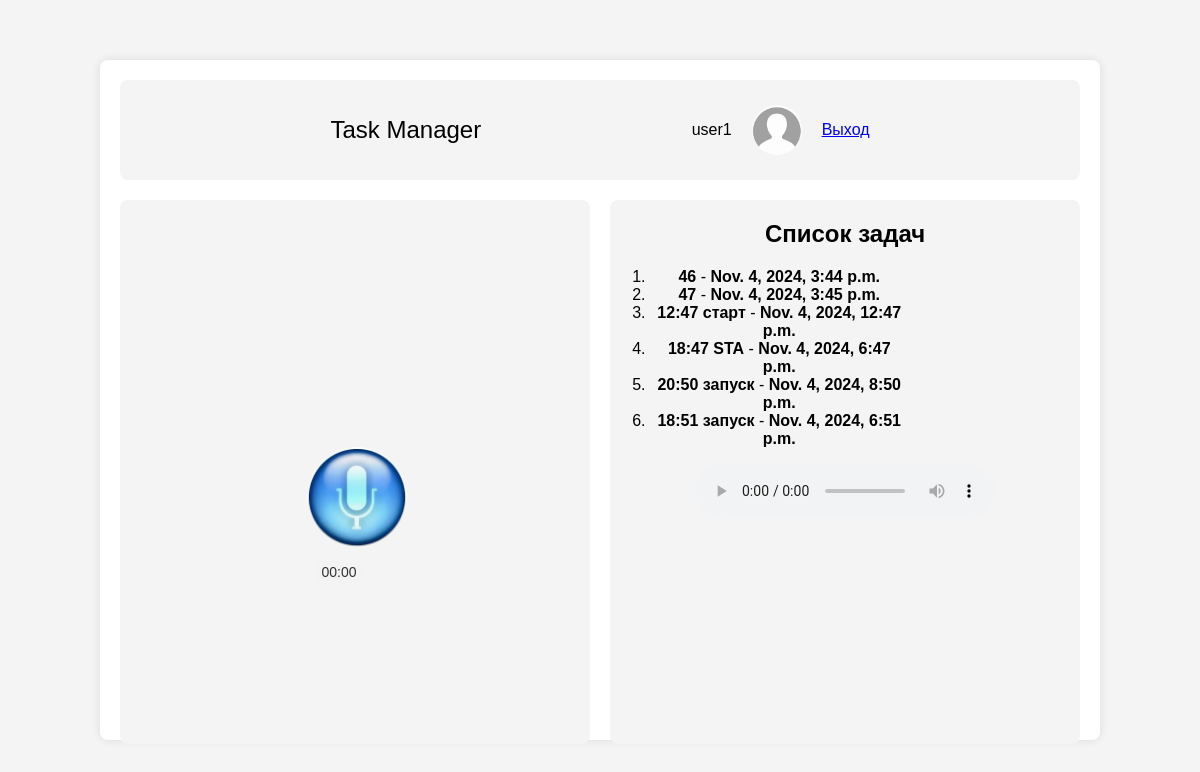
The page /home/2/ (signed in) on the database its author committed.
### app/models.py (models this page shows, shortened)
class MyUser(AbstractUser):
    email = models.EmailField(unique=True, verbose_name="Адрес электронной почты")
    username = models.CharField(max_length=10, verbose_name="Имя")
    REQUIRED_FIELDS = ['username']  # Добавьте обязательные поля
    USERNAME_FIELD = 'email'  # Укажите поле для аутентификации

### text_processing/models.py (models this page shows, shortened)
class Transcription(models.Model):
    text = models.TextField()
    created_at = models.DateTimeField(auto_now_add=True)
    completed_at = models.DateTimeField(null=True, blank=True)
    record = models.ForeignKey(VoiceRecording, related_name='transcriptions', on_delete=models.CASCADE, null=True, blank=True)
    user = models.ForeignKey(MyUser,  on_delete=models.CASCADE)

### app/views.py (the view)
# urls.py: path('home/<int:user_id>/', views.home, name='home'),
@login_required
def home(request, user_id):
    try:
        user = get_object_or_404(MyUser, id=user_id)
        tasks = Transcription.objects.filter(user=user)
        for task in tasks:
            if task.record and task.record.user != user:
                logger.warning(f"User {request.user.id} tried to access task {task.id} of user {user_id}")
                raise Http404(_("You do not have permission to view this task."))
        return render(request, 'home.html', {'user': user, 'tasks': tasks})
    except Http404 as e:
        logger.error(f"Http404 error: {e}")
        raise
    except Exception as e:
        logger.error(f"An error occurred: {e}")
        raise Http404(_("An error occurred while processing your request."))

### templates/home.html (shortened to what this page needs)
{% load static %}
<!DOCTYPE html>
<html lang="en">
<head>
    <link rel="stylesheet" type="text/css" href="{% static 'style.css' %}">
</head>
<body>
<div class="home-container">
    <div class="container-app">
        <span class="title-home">Task Manager</span>
        <div class="header">
            <span>{{ user.username}}</span>
            <div class="user"><img src="{% static 'user.webp' %}" class="user-img"></div>
            <a href="{% url 'logout' %}">Выход</a>
        </div>
    </div>
    <div class="widows">
        <div class="widowsL">
            <button class="mic-btn" id="record-btn">
                <img src="{% static 'mic.webp' %}" class="mic">
            </button>
            <div class="status-bar">
                <div class="status-bar-time" id="status-bar-time">00:00</div>
            </div>
        </div>
        <div class="widowsR">
            <h2>Список задач</h2>
            <ol>
                {% for task in tasks %}
                <li class="task" data-time="{{ task.completed_at|date:'Y-m-d H:i:s' }}" data-id="{{ task.id }}"
                    data-shown="false">
                    <strong class="task-text">{{ task.text }}</strong> - <strong>{{ task.completed_at }}</strong>
                </li>
                {% empty %}
                <li>Нет доступных задач.</li>
                {% endfor %}
            </ol>
            <div>
                <audio id="recorded2Audio" controls></audio>
            </div>
        </div>
    </div>
</div>
</body>
</html>

### static/style.css (style rules this page uses)
body { font-family: Arial, sans-serif; background-color: #f4f4f4; margin: 0; padding: 0; display: flex; justify-content: center; align-items: center; height: 100vh; }
.home-container { background-color: #fff; padding: 20px; border-radius: 8px; box-shadow: 0 0 10px rgba(0, 0, 0, 0.1); width: 80%; height: 80%; position: relative; border: 2px; }
.container-app { width: 100%; height: 100px; background-color: #f4f4f4; border-radius: 8px; display: flex; justify-content: space-evenly; align-items: center; }
.header { display: flex; align-items: center; justify-content: flex-end; height: 100%; }
.title-home { align-items: center; font-size: 24px; }
.user { width: 50px; height: 50px; margin: 20px; }
.user-img { border-radius: 50%; width: 100%; height: 100%; border: 2px; }
.widows { width: 100%; height: 85%; display: flex; margin-top: 20px; margin-bottom: 25px; }
.widowsL { width: 100%; height: 100%; background-color: #f4f4f4; margin-right: 10px; border-radius: 8px; align-items: center; display: flex; justify-content: center; }
.mic { width: 100px; height: 100px; border-radius: 50%; }
.mic-btn { border-radius: 50%; border: none; }
.widowsR { width: 100%; height: 100%; background-color: #f4f4f4; margin-left: 10px; border-radius: 8px; }
.mic-btn { position: relative; width: 50px; height: 50px; border: none; background: none; padding: 0; cursor: pointer; overflow: visible; }

### templates/home.html (style rules this page uses)
.status-bar { width: 10%; height: 20px; background-color: #f3f3f3; position: relative; overflow: hidden; top: 100px; left: -41px; }
.status-bar-time { position: absolute; top: 0; left: 50%; transform: translateX(-50%); color: #333; font-size: 14px; line-height: 20px; }
.widowsR { text-align: center; }
ol { width: 55%; }

### rows shown on the page
MyUser: username "user1"
Transcription: text "46", completed_at "Nov. 4, 2024, 3:44 p.m."
Transcription: text "47", completed_at "Nov. 4, 2024, 3:45 p.m."
Transcription: text "12:47 старт", completed_at "Nov. 4, 2024, 12:47 p.m."
Transcription: text "18:47 STA", completed_at "Nov. 4, 2024, 6:47 p.m."
Transcription: text "20:50 запуск", completed_at "Nov. 4, 2024, 8:50 p.m."
Transcription: text "18:51 запуск", completed_at "Nov. 4, 2024, 6:51 p.m."
